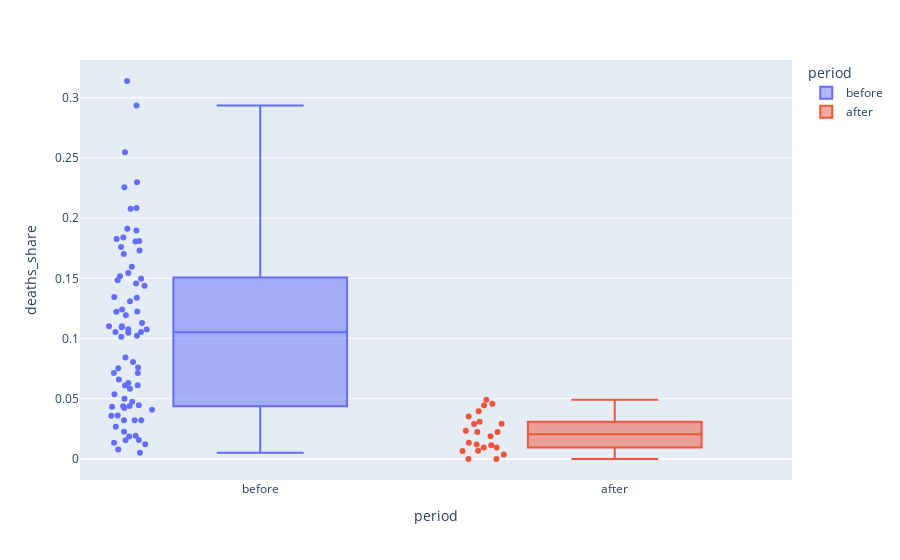

The code cell stored with this chart in its notebook:
### Code cell
fig5 = px.box(df_monthly, 'period', 'deaths_share', points='all', color='period')
fig5.show()

### Figure 1 — Plotly figure (JSON) as saved in the notebook; plotly's stock layout.template omitted (floating-point values rounded to 4 significant figures)
{"data": [{"alignmentgroup": "True", "boxpoints": "all", "hovertemplate": "period=%{x}<br>deaths_share=%{y}<extra></extra>", "legendgroup": "before", "marker": {"color": "#636efa"}, "name": "before", "notched": false, "offsetgroup": "before", "orientation": "v", "showlegend": true, "type": "box", "x": ["before", "before", "before", "before", "before", "before", "before", "before", "before", "before", "before", "before", "before", "before", "before", "before", "before", "before", "before", "before", "before", "before", "before", "before", "before", "before", "before", "before", "before", "before", "before", "before", "before", "before", "before", "before", "before", "before", "before", "before", "before", "before", "before", "before", "before", "before", "before", "before", "before", "before", "before", "before", "before", "before", "before", "before", "before", "before", "before", "before", "before", "before", "before", "before", "before", "before", "before", "before", "before", "before", "before", "before", "before", "before", "before", "before"], "x0": " ", "xaxis": "x", "y": [0.1457, 0.07531, 0.04332, 0.01569, 0.007843, 0.05, 0.08421, 0.01351, 0.01878, 0.1102, 0.2255, 0.2085, 0.1222, 0.1023, 0.1074, 0.03226, 0.06593, 0.2078, 0.2546, 0.1839, 0.2934, 0.2297, 0.3138, 0.1912, 0.1597, 0.1241, 0.1193, 0.06098, 0.04082, 0.005236, 0.01554, 0.02262, 0.176, 0.07143, 0.08051, 0.1516, 0.1128, 0.1703, 0.1731, 0.05833, 0.02679, 0.04369, 0.0632, 0.01224, 0.03226, 0.1102, 0.1055, 0.07591, 0.04745, 0.04452, 0.04231, 0.04392, 0.07143, 0.06122, 0.03586, 0.1055, 0.1484, 0.1094, 0.1049, 0.1339, 0.1809, 0.1543, 0.1897, 0.1344, 0.1015, 0.131, 0.1806, 0.1439, 0.1496, 0.1077, 0.05369, 0.03215, 0.01923, 0.03607, 0.1827, 0.1224], "y0": " ", "yaxis": "y"}, {"alignmentgroup": "True", "boxpoints": "all", "hovertemplate": "period=%{x}<br>deaths_share=%{y}<extra></extra>", "legendgroup": "after", "marker": {"color": "#EF553B"}, "name": "after", "notched": false, "offsetgroup": "after", "orientation": "v", "showlegend": true, "type": "box", "x": ["after", "after", "after", "after", "after", "after", "after", "after", "after", "after", "after", "after", "after", "after", "after", "after", "after", "after", "after", "after", "after", "after"], "x0": " ", "xaxis": "x", "y": [0.02239, 0.012, 0.01894, 0.0458, 0.03957, 0.04472, 0.0293, 0.03534, 0.006873, 0.0, 0.006557, 0.009585, 0.01136, 0.003717, 0.0, 0.009615, 0.02341, 0.02903, 0.0134, 0.02233, 0.03085, 0.04926], "y0": " ", "yaxis": "y"}], "layout": {"boxmode": "overlay", "legend": {"title": {"text": "period"}, "tracegroupgap": 0}, "margin": {"t": 60}, "xaxis": {"anchor": "y", "categoryarray": ["before", "after"], "categoryorder": "array", "domain": [0, 1], "title": {"text": "period"}}, "yaxis": {"anchor": "x", "domain": [0, 1], "title": {"text": "deaths_share"}}}}
